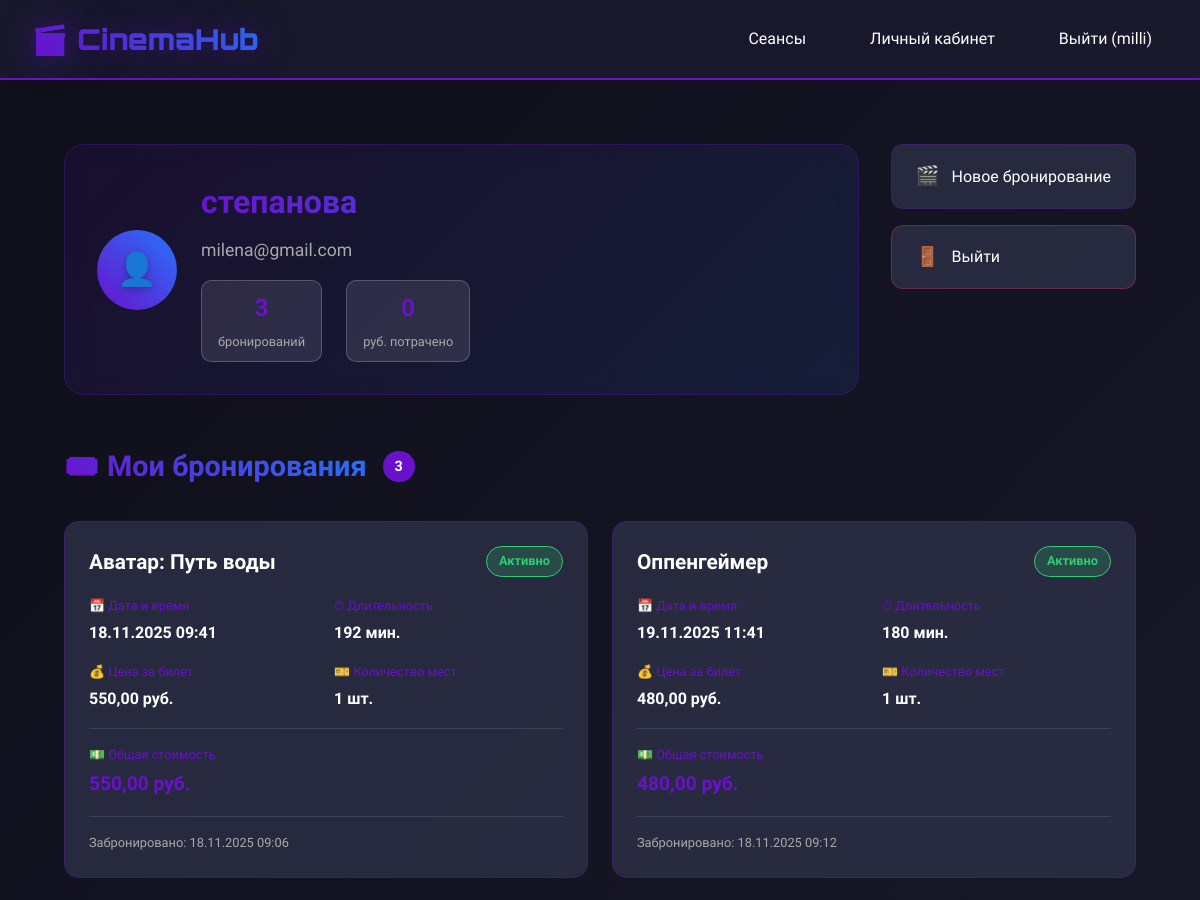
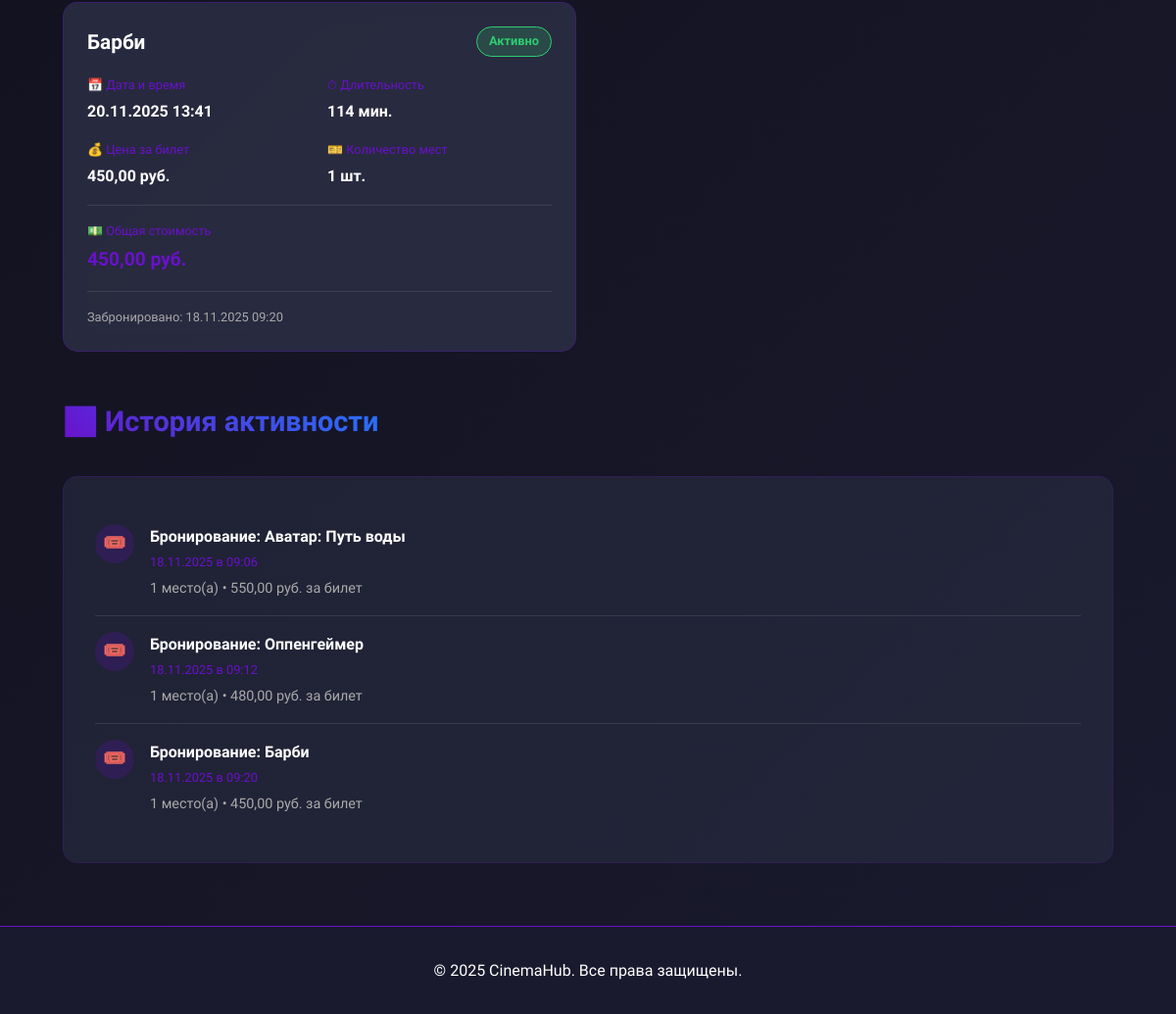
Screenshot of /profile/ (signed in) with the database file from the repository (2 pictures, top to bottom).
### core/models.py (models this page shows, shortened)
class Booking(models.Model):
    user = models.ForeignKey(User, on_delete=models.CASCADE)
    session = models.ForeignKey(MovieSession, on_delete=models.CASCADE)
    booking_date = models.DateTimeField(auto_now_add=True)
    seats = models.IntegerField(default=1)

class MovieSession(models.Model):
    title = models.CharField(max_length=200, verbose_name="Название фильма")
    description = models.TextField(verbose_name="Описание")
    date = models.DateTimeField(verbose_name="Дата и время сеанса")
    duration = models.IntegerField(verbose_name="Продолжительность (мин)")
    price = models.DecimalField(max_digits=8, decimal_places=2, verbose_name="Цена")
    seats_available = models.IntegerField(verbose_name="Доступные места")
    image = models.ImageField(upload_to='movies/', null=True, blank=True, verbose_name="Постер")

### core/views.py (the view)
# urls.py: path('profile/', views.profile, name='profile'),
@login_required
def profile(request):
    user_bookings = Booking.objects.filter(user=request.user).select_related('session')
    return render(request, 'core/profile.html', {'bookings': user_bookings})

### templates/core/profile.html (shortened to what this page needs)
{% extends 'core/base.html' %}
{% block content %}
<div class="profile-container">
    <div class="profile-header">
        <div class="user-info-card">
            <div class="user-avatar">
                <div class="avatar-icon">👤</div>
            </div>
            <div class="user-details">
                <h1 class="user-name">{{ user.first_name|default:user.username }}</h1>
                <p class="user-email">{{ user.email|default:"Email не указан" }}</p>
                <div class="user-stats">
                    <div class="stat-badge">
                        <span class="stat-number">{{ bookings.count }}</span>
                        <span class="stat-label">бронирований</span>
                    </div>
                    <div class="stat-badge">
                        <span class="stat-number">{{ total_spent|default:0 }}</span>
                        <span class="stat-label">руб. потрачено</span>
                    </div>
                </div>
            </div>
        </div>
        <div class="quick-actions">
            <a href="{% url 'movie_sessions' %}" class="action-btn">
                <span class="action-icon">🎬</span>
                <span class="action-text">Новое бронирование</span>
            </a>
            <a href="{% url 'custom_logout' %}" class="action-btn logout">
                <span class="action-icon">🚪</span>
                <span class="action-text">Выйти</span>
            </a>
        </div>
    </div>
    <section class="bookings-section">
        <div class="section-header">
            <h2 class="section-title">🎟️ Мои бронирования</h2>
            <div class="section-badge">{{ bookings.count }}</div>
        </div>
        {% if bookings %}
        <div class="bookings-grid">
            {% for booking in bookings %}
            <div class="booking-card {% if booking.session.date < now %}past{% endif %}">
                <div class="booking-header">
                    <div class="movie-title">{{ booking.session.title }}</div>
                    <div class="booking-status {% if booking.session.date < now %}status-past{% else %}status-active{% endif %}">
                        {% if booking.session.date < now %}
                            Завершен
                        {% else %}
                            Активно
                        {% endif %}
                    </div>
                </div>
                <div class="booking-details">
                    <div class="detail-row">
                        <div class="detail-item">
                            <span class="detail-label">📅 Дата и время</span>
                            <span class="detail-value">{{ booking.session.date|date:"d.m.Y H:i" }}</span>
                        </div>
                        <div class="detail-item">
                            <span class="detail-label">⏱ Длительность</span>
                            <span class="detail-value">{{ booking.session.duration }} мин.</span>
                        </div>
                    </div>
                    <div class="detail-row">
                        <div class="detail-item">
                            <span class="detail-label">💰 Цена за билет</span>
                            <span class="detail-value">{{ booking.session.price }} руб.</span>
                        </div>
                        <div class="detail-item">
                            <span class="detail-label">🎫 Количество мест</span>
                            <span class="detail-value">{{ booking.seats }} шт.</span>
                        </div>
                    </div>
                    <div class="detail-row total-row">
                        <div class="detail-item">
                            <span class="detail-label">💵 Общая стоимость</span>
                            <span class="detail-value total-price">
                                {{ booking.total_price|default:booking.session.price }} руб.
                            </span>
                        </div>
                    </div>
                </div>
                <div class="booking-footer">
                    <div class="booking-date">
                        Забронировано: {{ booking.booking_date|date:"d.m.Y H:i" }}
                    </div>
                </div>
            </div>
            {% endfor %}
        </div>
        {% endif %}
    </section>
    <section class="activity-section">
        <div class="section-header">
            <h2 class="section-title">📊 История активности</h2>
        </div>
        <div class="activity-timeline">
            {% for booking in bookings %}
            <div class="activity-item">
                <div class="activity-icon">🎟️</div>
                <div class="activity-content">
                    <div class="activity-title">Бронирование: {{ booking.session.title }}</div>
                    <div class="activity-date">{{ booking.booking_date|date:"d.m.Y в H:i" }}</div>
                    <div class="activity-desc">
                        {{ booking.seats }} место(а) • {{ booking.session.price }} руб. за билет
                    </div>
                </div>
            </div>
            {% endfor %}
        </div>
    </section>
</div>
{% endblock %}

### templates/core/base.html (shortened to what this page needs)
<!DOCTYPE html>
<html lang="ru">
<head>
    <link rel="stylesheet" href="/static/css/style.css">
</head>
<body>
    <nav class="navbar">
        <div class="nav-container">
            <div class="nav-logo">
                <span class="logo-text"><a href="{% url 'index' %}" >🎬 CinemaHub</a></span>
            </div>
            <div class="nav-menu">
                <a href="{% url 'movie_sessions' %}" class="nav-link">Сеансы</a>
                {% if user.is_authenticated %}
                    {% if user.is_staff %}
                        <a href="{% url 'admin_panel' %}" class="nav-link">Панель управления</a>
                    {% else %}
                        <a href="{% url 'profile' %}" class="nav-link">Личный кабинет</a>
                    {% endif %}
                    <a href="{% url 'custom_logout' %}" class="nav-link">Выйти ({{ user.username }})</a>
                {% else %}
                    <a href="{% url 'login' %}" class="nav-link">Войти</a>
                    <a href="{% url 'register' %}" class="nav-link">Регистрация</a>
                {% endif %}
            </div>
        </div>
    </nav>
    <main class="main-content">
        {% block content %}
        {% endblock %}
    </main>
    <footer class="footer">
        <div class="footer-content">
            <p>&copy; 2025 CinemaHub. Все права защищены.</p>
        </div>
    </footer>
</body>
</html>

### static/css/style.css (style rules this page uses)
* { margin: 0; padding: 0; box-sizing: border-box; }
:root { --primary: #6a11cb; --secondary: #2575fc; --accent: #ff2e63; --dark: #1a1a2e; --darker: #0f0f1a; --light: #ffffff; --gray: #2d3047; }
body { font-family: 'Exo 2', sans-serif; background: linear-gradient(135deg, var(--darker) 0%, var(--dark) 100%); color: var(--light); min-height: 100vh; line-height: 1.6; }
.navbar { background: rgba(26, 26, 46, 0.95); backdrop-filter: blur(10px); padding: 1rem 0; position: fixed; width: 100%; top: 0; z-index: 1000; border-bottom: 2px solid var(--primary); }
.nav-container { max-width: 1200px; margin: 0 auto; display: flex; justify-content: space-between; align-items: center; padding: 0 2rem; }
.logo-text { font-family: 'Orbitron', sans-serif; font-size: 1.8rem; font-weight: 900; background: linear-gradient(45deg, var(--primary), var(--secondary)); -webkit-background-clip: text; -webkit-text-fill-color: transparent; text-shadow: 0 0 30px rgba(106, 17, 203, 0.5); }
.logo-text a { text-decoration: none; }
.nav-menu { display: flex; gap: 2rem; }
.nav-link { color: var(--light); text-decoration: none; font-weight: 500; padding: 0.5rem 1rem; border-radius: 25px; transition: all 0.3s ease; position: relative; overflow: hidden; }
.main-content { margin-top: 80px; min-height: calc(100vh - 160px); padding: 2rem; }
.footer { background: var(--dark); padding: 2rem; text-align: center; border-top: 1px solid var(--primary); }
.stat-number { font-size: 2rem; font-weight: bold; color: var(--accent); }

### rows the page displays
Booking: session "Аватар: Путь воды", shows "Активно", session "18.11.2025 09:41", session.duration "192", session.price "550,00", seats "1", total_price "550,00", booking_date "18.11.2025 09:06", booking_date "18.11.2025 в 09:06"
Booking: session "Оппенгеймер", shows "Активно", session "19.11.2025 11:41", session.duration "180", session.price "480,00", seats "1", total_price "480,00", booking_date "18.11.2025 09:12", booking_date "18.11.2025 в 09:12"
Booking: session "Барби", shows "Активно", session "20.11.2025 13:41", session.duration "114", session.price "450,00", seats "1", total_price "450,00", booking_date "18.11.2025 09:20", booking_date "18.11.2025 в 09:20"

### other values shown
{{ user.username }} "milli"
{{ user.first_name|default:user.username }} "степанова"
{{ user.email|default:"Email не указан" }} "milena@gmail.com"
{{ bookings.count }} "3"
